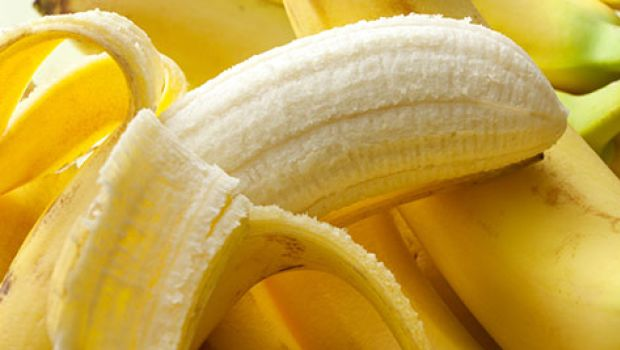
#> input picture opencv/cpp/sample/banana-peel_620x350_71497523358.jpg, 620 x 350 px
$ python mask_imgs.py
#> lines starting #> are read from the running program, lines starting #| are printed output that depends on the picture; after the words box and inside, x2 and y2 are one past the last pixel; in counts of white or black regions, pixels touching at a corner belong together
#!/usr/bin/python3
#\file    mask_imgs.py
#\brief   certain python script
#\author  Akihiko Yamaguchi, info@akihikoy.net
#\version 0.1
#\date    Dec.08, 2021
import numpy as np
import cv2

if __name__=='__main__':
  img1= cv2.imread('../cpp/sample/banana-peel_620x350_71497523358.jpg')
#> img1 is the input picture: shape (350, 620, 3); mean B, G, R 71.8, 164.8, 199.4
  img2= cv2.cvtColor(img1, cv2.COLOR_BGR2GRAY).astype(np.uint8)
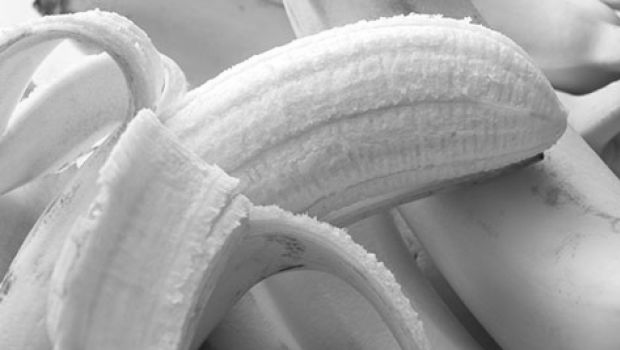
#> img2: shape (350, 620); min 20, max 255, mean 164.5
  img3= 1.0-img2/255.0
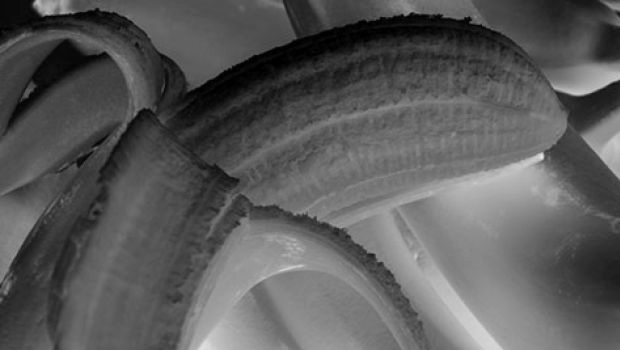
#> img3: shape (350, 620) float64; min 0, max 0.922, mean 0.355
  print('shapes:',img1.shape,img2.shape,img3.shape)
#| shapes: (350, 620, 3) (350, 620) (350, 620)

  def apply_mask(img):
    points= np.array([[100,100],[100,200],[200,200],[200,100]])
    mask_img= np.zeros(img.shape[:2], dtype='uint8')
    cv2.fillPoly(mask_img, [points.reshape(-1,1,2)], 1)
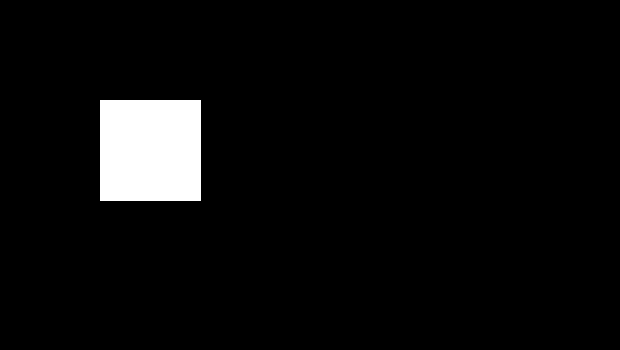
#> mask_img: shape (350, 620); values 0 (black) and 1 (white), 4.7% white; 1 white region, box (x1, y1, x2, y2) and area: (100, 100, 201, 201) 10201
    mask= np.ones_like(mask_img, dtype=bool)
    mask[mask_img>0]= False
    if len(img.shape)==3:  mask= np.repeat(mask[:,:,np.newaxis],img.shape[2],axis=2)
    masked= img.copy()
    masked[mask]= 0
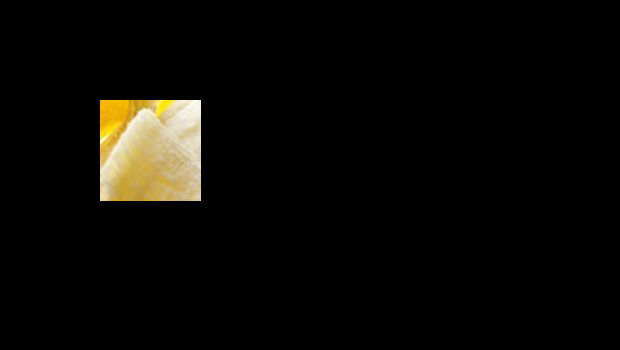
#> masked: shape (350, 620, 3); mean B, G, R 5.7, 9.1, 10.3
    return masked

  cv2.imshow('win1', apply_mask(img1))
  cv2.imshow('win2', apply_mask(img2))
#> in apply_mask (call 2), `masked[mask]= 0`:
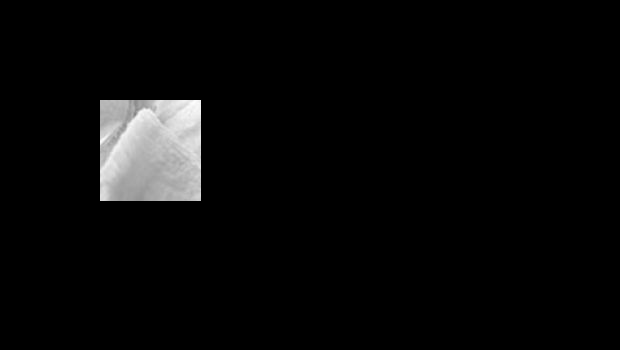
#> masked: shape (350, 620); min 0, max 253, mean 9.1
  cv2.imshow('win3', apply_mask(img3))
#> in apply_mask (call 3), `masked[mask]= 0`:
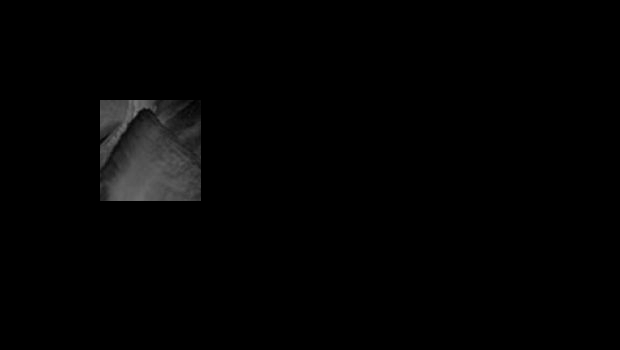
#> masked: shape (350, 620) float64; min 0, max 0.478, mean 0.0114
  while cv2.waitKey() & 0xFF not in map(ord,[' ','q']):  pass
#> (key Esc is pressed here)
#> (key Enter is pressed here)

$ run again, with opencv/cpp/sample/containers.png saved as opencv/cpp/sample/banana-peel_620x350_71497523358.jpg
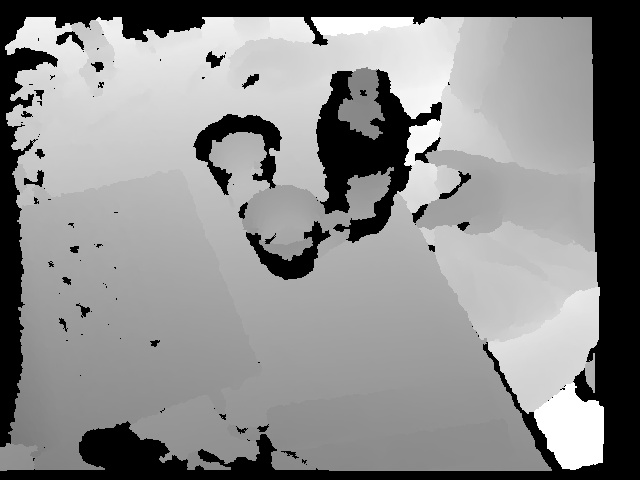
#> input picture opencv/cpp/sample/containers.png, 640 x 480 px
#> img1 is the input picture: shape (480, 640, 3); min 0, max 255, mean 139.5
#| shapes: (480, 640, 3) (480, 640) (480, 640)
#> in apply_mask, `cv2.fillPoly(mask_img, [points.reshape(-1,1,2)], 1)`:
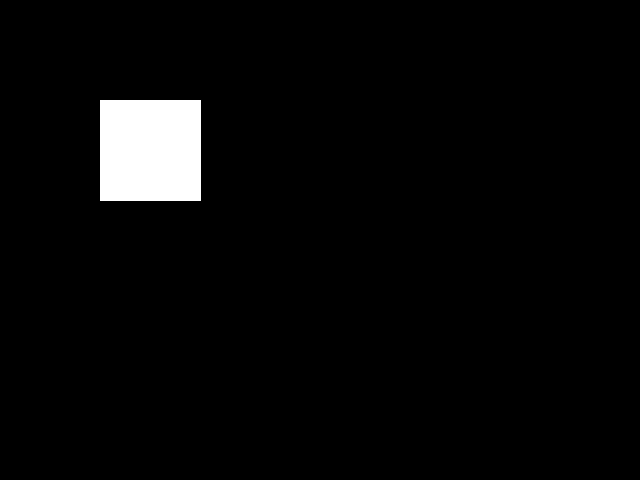
#> mask_img: shape (480, 640); values 0 (black) and 1 (white), 3.3% white; 1 white region, box (x1, y1, x2, y2) and area: (100, 100, 201, 201) 10201
#> masked: shape (480, 640)
#> in apply_mask (call 3), `masked[mask]= 0`:
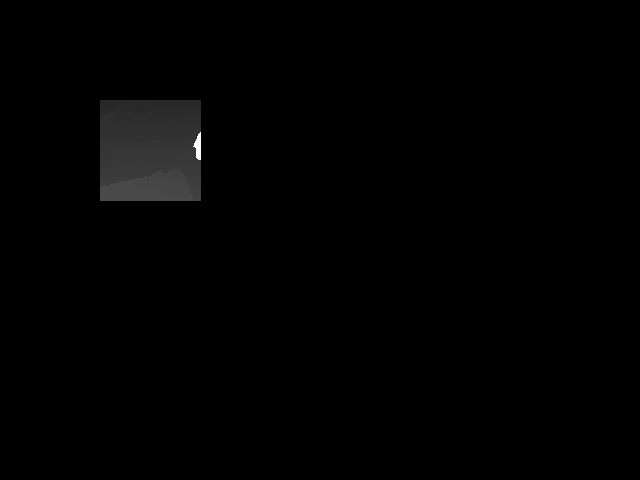
#> masked: shape (480, 640) float64; min 0, max 1, mean 0.00754
